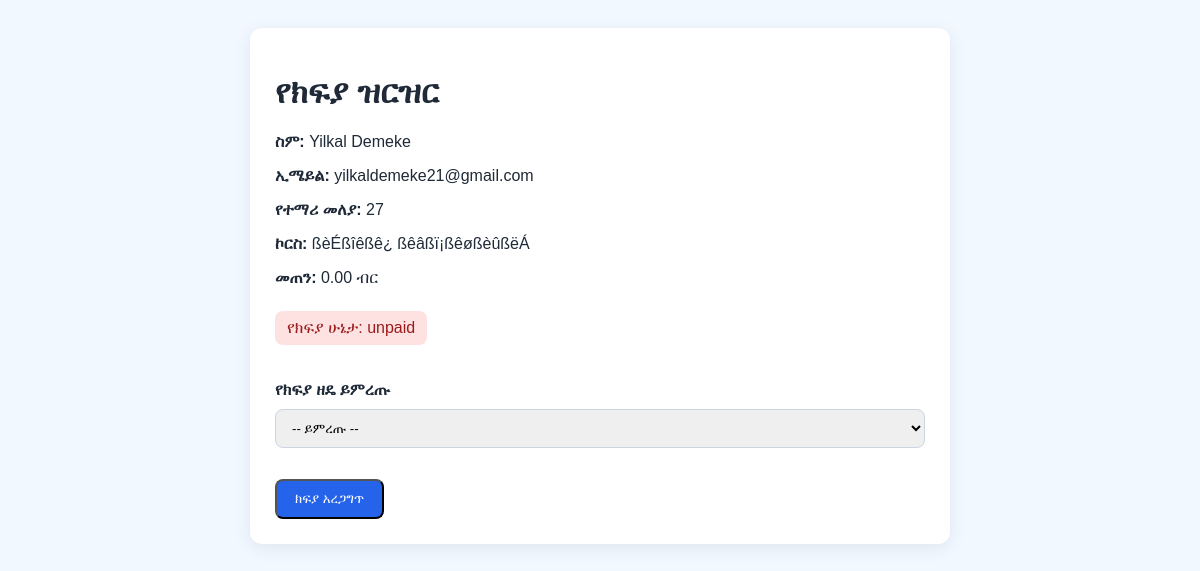
Page /payment.php?id=reg_27 on the committed database.
### tables this page shows
CREATE TABLE `registrations` (
  `id` varchar(50) NOT NULL,
  `name` varchar(255) NOT NULL,
  `email` varchar(255) NOT NULL,
  `student_id` varchar(100) NOT NULL,
  `course` varchar(255) NOT NULL,
  `amount` decimal(10,2) NOT NULL DEFAULT 0.00,
  `payment_status` enum('unpaid','paid') NOT NULL DEFAULT 'unpaid',
  `created_at` datetime NOT NULL,
  `paid_at` datetime DEFAULT NULL,
  `course_id` int(11) DEFAULT NULL,
  `payment_method` varchar(60) DEFAULT NULL,
  PRIMARY KEY (`id`)
);

### db.php (called while the page is built, shortened)
<?php
if (!function_exists('safe')) {
    function safe($value): string {
        return htmlspecialchars((string)($value ?? ''), ENT_QUOTES, 'UTF-8');
    }
}

### payment.php (the view, shortened to what this page needs)
<?php
require_once __DIR__ . '/db.php';
$current = null;
if (isset($_GET['id'])) {
    $id = $_GET['id'];
    $stmt = $pdo->prepare('SELECT * FROM registrations WHERE id = :id');
    $stmt->execute([':id' => $id]);
    $current = $stmt->fetch();
}
?>
<!DOCTYPE html>
<html lang="am">
<head>
</head>
<body>
<div class="card">
    <?php if ($current === null): ?>
        <h1>እባክዎ የተሳሳተ መለያ ሰጥተዋል</h1>
        <p>እባክዎ ዳሽቦርድ ወይም የምዝገባ ቅጽ እንደገና ይዘምቱ።</p>
        <a class="button" href="dashboard.php">ዳሽቦርድ እይ</a>
    <?php else: ?>
        <h1>የክፍያ ዝርዝር</h1>
        <p><strong>ስም:</strong> <?php echo safe($current['name']); ?></p>
        <p><strong>ኢሜይል:</strong> <?php echo safe($current['email']); ?></p>
        <p><strong>የተማሪ መለያ:</strong> <?php echo safe($current['student_id']); ?></p>
        <p><strong>ኮርስ:</strong> <?php echo safe($current['course']); ?></p>
        <p><strong>መጠን:</strong> <?php echo safe($current['amount']); ?> ብር</p>
        <p class="badge <?php echo ($current['payment_status'] === 'paid' ? 'paid' : 'unpaid'); ?>">
            የክፍያ ሁኔታ: <?php echo safe($current['payment_status']); ?>
        </p>
        <?php if ($current['payment_status'] !== 'paid'): ?>
            <form method="post" style="margin-top: 20px;">
                <label for="payment_method" style="display:block; margin-bottom:10px; font-weight:700;">የክፍያ ዘዴ ይምረጡ</label>
                <select id="payment_method" name="payment_method" required style="width:100%; padding:10px 12px; border:1px solid #cbd5e1; border-radius:8px; margin-bottom:16px;">
                    <option value="">-- ይምረጡ --</option>
                </select>
                <button type="submit" class="button">ክፍያ አረጋግጥ</button>
            </form>
        <?php else: ?>
            <p>ክፍያዎ ተከፍሏል። እናመሰግናለን።</p>
            <a class="button" href="dashboard.php">ዳሽቦርድ እይ</a>
        <?php endif; ?>
    <?php endif; ?>
</div>
</body>
</html>

### payment.php (style rules this page uses)
body { font-family: Arial, sans-serif; background: #f2f8ff; color: #1f2937; padding: 20px; }
.card { max-width: 650px; margin: auto; background: white; padding: 25px; border-radius: 12px; box-shadow: 0 4px 18px rgba(0,0,0,0.08); }
.button { display: inline-block; margin-top: 15px; padding: 10px 18px; background: #2563eb; color: white; border-radius: 8px; text-decoration: none; }
.badge { padding: 8px 12px; border-radius: 8px; display: inline-block; margin-top: 8px; }
.unpaid { background: #fee2e2; color: #991b1b; }

### rows in the picture
registrations: name "Yilkal Demeke", email "yilkaldemeke21@gmail.com", student "27", course "ßèÉßîêßê¿ ßêâßï¡ßêøßèûßëÁ", amount "0.00", payment_status "unpaid"
